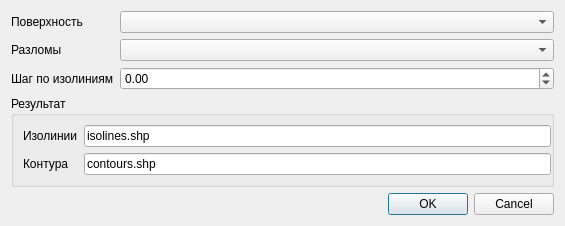
<?xml version="1.0" encoding="UTF-8"?>
<ui version="4.0">
 <class>Dialog</class>
 <widget class="QDialog" name="Dialog">
  <property name="geometry">
   <rect>
    <x>0</x>
    <y>0</y>
    <width>565</width>
    <height>210</height>
   </rect>
  </property>
  <property name="windowTitle">
   <string>Создать изолинии</string>
  </property>
  <layout class="QGridLayout" name="gridLayout" columnstretch="0,1">
   <item row="3" column="0" colspan="2">
    <widget class="QGroupBox" name="groupBox">
     <property name="title">
      <string>Результат</string>
     </property>
     <property name="flat">
      <bool>true</bool>
     </property>
     <layout class="QGridLayout" name="gridLayout_2">
      <property name="rightMargin">
       <number>0</number>
      </property>
      <item row="0" column="1">
       <widget class="QLineEdit" name="mIsolinesLineEdit">
        <property name="text">
         <string>isolines.shp</string>
        </property>
       </widget>
      </item>
      <item row="1" column="1">
       <widget class="QLineEdit" name="mContoursLineEdit">
        <property name="text">
         <string>contours.shp</string>
        </property>
       </widget>
      </item>
      <item row="0" column="0">
       <widget class="QLabel" name="label_4">
        <property name="text">
         <string>Изолинии</string>
        </property>
       </widget>
      </item>
      <item row="1" column="0">
       <widget class="QLabel" name="label_5">
        <property name="text">
         <string>Контура</string>
        </property>
       </widget>
      </item>
     </layout>
    </widget>
   </item>
   <item row="6" column="0" colspan="2">
    <widget class="QDialogButtonBox" name="buttonBox">
     <property name="orientation">
      <enum>Qt::Horizontal</enum>
     </property>
     <property name="standardButtons">
      <set>QDialogButtonBox::Cancel|QDialogButtonBox::Ok</set>
     </property>
    </widget>
   </item>
   <item row="0" column="1">
    <widget class="QComboBox" name="mSurfaceComboBox"/>
   </item>
   <item row="0" column="0">
    <widget class="QLabel" name="label">
     <property name="text">
      <string>Поверхность</string>
     </property>
    </widget>
   </item>
   <item row="5" column="1">
    <spacer name="verticalSpacer">
     <property name="orientation">
      <enum>Qt::Vertical</enum>
     </property>
     <property name="sizeHint" stdset="0">
      <size>
       <width>20</width>
       <height>40</height>
      </size>
     </property>
    </spacer>
   </item>
   <item row="1" column="1">
    <widget class="QComboBox" name="mFaultsComboBox"/>
   </item>
   <item row="2" column="0">
    <widget class="QLabel" name="label_3">
     <property name="text">
      <string>Шаг по изолиниям</string>
     </property>
    </widget>
   </item>
   <item row="1" column="0">
    <widget class="QLabel" name="label_2">
     <property name="text">
      <string>Разломы</string>
     </property>
    </widget>
   </item>
   <item row="2" column="1">
    <widget class="QDoubleSpinBox" name="mStepSpinBox">
     <property name="minimum">
      <double>-10000.000000000000000</double>
     </property>
     <property name="maximum">
      <double>9999999.000000000000000</double>
     </property>
    </widget>
   </item>
  </layout>
 </widget>
 <resources/>
 <connections>
  <connection>
   <sender>buttonBox</sender>
   <signal>accepted()</signal>
   <receiver>Dialog</receiver>
   <slot>accept()</slot>
   <hints>
    <hint type="sourcelabel">
     <x>248</x>
     <y>254</y>
    </hint>
    <hint type="destinationlabel">
     <x>157</x>
     <y>274</y>
    </hint>
   </hints>
  </connection>
  <connection>
   <sender>buttonBox</sender>
   <signal>rejected()</signal>
   <receiver>Dialog</receiver>
   <slot>reject()</slot>
   <hints>
    <hint type="sourcelabel">
     <x>316</x>
     <y>260</y>
    </hint>
    <hint type="destinationlabel">
     <x>286</x>
     <y>274</y>
    </hint>
   </hints>
  </connection>
 </connections>
</ui>
